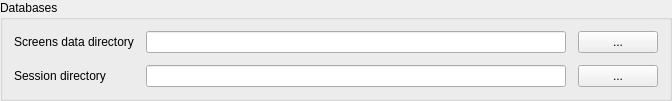
        <widget class="QGroupBox" name="actionsGroup">
         <property name="styleSheet">
          <string notr="true">QGroupBox#actionsGroup {
    background-color: rgb(245, 245, 245);
    border: 1px solid rgb(210, 210, 210);
    border-radius: 6px;
    margin-top: 8px;
    padding-top: 6px;
}
QGroupBox#actionsGroup::title {
    subcontrol-origin: margin;
    left: 10px;
    padding: 0 4px 0 4px;
}</string>
         </property>
         <property name="title">
          <string>Databases</string>
         </property>
         <layout class="QGridLayout" name="gridActions">
          <property name="spacing">
           <number>12</number>
          </property>
          <item row="3" column="4">
           <widget class="QPushButton" name="load_screens_data_button">
            <property name="sizePolicy">
             <sizepolicy hsizetype="Fixed" vsizetype="Fixed">
              <horstretch>0</horstretch>
              <verstretch>0</verstretch>
             </sizepolicy>
            </property>
            <property name="text">
             <string>...</string>
            </property>
           </widget>
          </item>
          <item row="3" column="0">
           <widget class="QLabel" name="label_2">
            <property name="text">
             <string>Screens data directory</string>
            </property>
           </widget>
          </item>
          <item row="3" column="1" colspan="3">
           <widget class="QLineEdit" name="load_screens_data_database">
            <property name="minimumSize">
             <size>
              <width>420</width>
              <height>0</height>
             </size>
            </property>
           </widget>
          </item>
          <item row="4" column="0">
           <widget class="QLabel" name="label_3">
            <property name="text">
             <string>Session directory</string>
            </property>
           </widget>
          </item>
          <item row="4" column="1" colspan="3">
           <widget class="QLineEdit" name="session_directory">
            <property name="minimumSize">
             <size>
              <width>420</width>
              <height>0</height>
             </size>
            </property>
           </widget>
          </item>
          <item row="4" column="4">
           <widget class="QPushButton" name="load_session_button">
            <property name="sizePolicy">
             <sizepolicy hsizetype="Fixed" vsizetype="Fixed">
              <horstretch>0</horstretch>
              <verstretch>0</verstretch>
             </sizepolicy>
            </property>
            <property name="text">
             <string>...</string>
            </property>
           </widget>
          </item>
         </layout>
        </widget>
